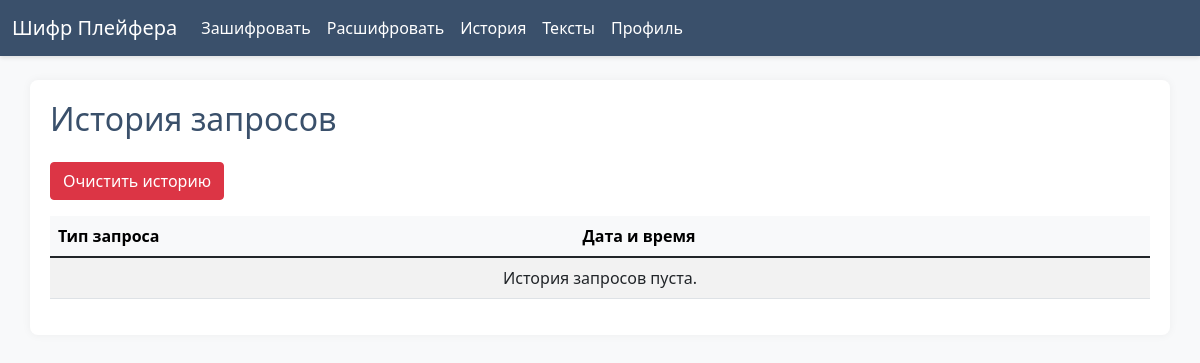
/history/ (signed in), run on an earlier commit of the app's database.
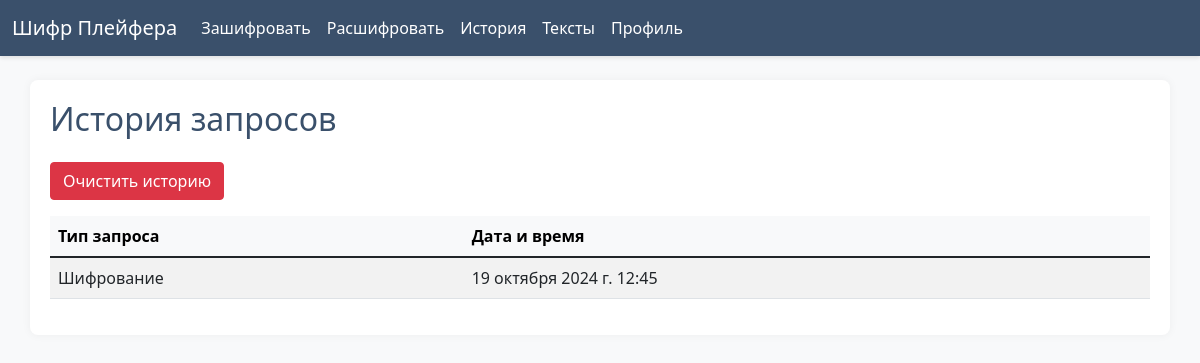
And on a later commit of the database.
### cipher/models.py (models this page shows)
class RequestHistory(models.Model):
    user = models.ForeignKey(User, on_delete=models.CASCADE)
    request_type = models.CharField(max_length=50)
    timestamp = models.DateTimeField(auto_now_add=True)

### cipher/views.py (the view)
# urls.py: path('history/', views.history_page, name='history_page'),
@login_required
def history_page(request):
    history = RequestHistory.objects.filter(user=request.user).order_by('-timestamp')
    return render(request, 'cipher/history.html', {'history': history})

### cipher/templates/cipher/history.html (shortened to what this page needs)
{% extends 'cipher/base.html' %}
{% block content %}
<h2 class="mb-4">История запросов</h2>
<button id="clear-history" class="btn btn-danger mb-3">Очистить историю</button>
<div class="table-responsive">
    <table class="table table-striped table-hover">
        <thead class="table-light">
            <tr>
                <th>Тип запроса</th>
                <th>Дата и время</th>
            </tr>
        </thead>
        <tbody>
        {% for item in history %}
            <tr>
                <td>{{ item.request_type }}</td>
                <td>{{ item.timestamp }}</td>
            </tr>
        {% empty %}
            <tr>
                <td colspan="2" class="text-center">История запросов пуста.</td>
            </tr>
        {% endfor %}
        </tbody>
    </table>
</div>
{% endblock %}

What changed in the data, as far as the page shows it:
added RequestHistory: request_type "Шифрование", timestamp "19 октября 2024 г. 12:45"
Also different on the page:
text no longer shown: "История запросов пуста."
